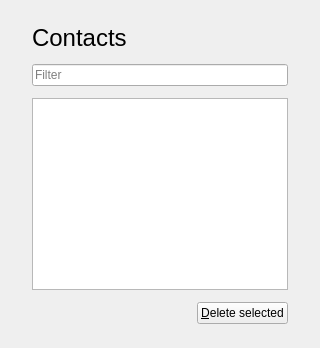
<?xml version="1.0" encoding="UTF-8"?>
<ui version="4.0">
 <class>TablePage</class>
 <widget class="QWidget" name="TablePage">
  <layout class="QVBoxLayout" name="page_layout">
   <property name="spacing">
    <number>12</number>
   </property>
   <property name="leftMargin">
    <number>32</number>
   </property>
   <property name="topMargin">
    <number>24</number>
   </property>
   <property name="rightMargin">
    <number>32</number>
   </property>
   <property name="bottomMargin">
    <number>24</number>
   </property>
   <item>
    <widget class="QLabel" name="heading">
     <property name="font">
      <font>
       <pointsize>18</pointsize>
      </font>
     </property>
     <property name="text">
      <string>Contacts</string>
     </property>
    </widget>
   </item>
   <item>
    <widget class="QLineEdit" name="filter_edit">
     <property name="placeholderText">
      <string>Filter</string>
     </property>
     <property name="clearButtonEnabled">
      <bool>true</bool>
     </property>
    </widget>
   </item>
   <item>
    <widget class="QTableView" name="table_view">
     <property name="editTriggers">
      <set>QAbstractItemView::EditTrigger::NoEditTriggers</set>
     </property>
     <property name="alternatingRowColors">
      <bool>true</bool>
     </property>
     <property name="selectionBehavior">
      <enum>QAbstractItemView::SelectionBehavior::SelectRows</enum>
     </property>
     <property name="showGrid">
      <bool>false</bool>
     </property>
     <property name="sortingEnabled">
      <bool>true</bool>
     </property>
     <attribute name="horizontalHeaderHighlightSections">
      <bool>false</bool>
     </attribute>
     <attribute name="verticalHeaderDefaultSectionSize">
      <number>34</number>
     </attribute>
     <attribute name="horizontalHeaderStretchLastSection">
      <bool>true</bool>
     </attribute>
     <attribute name="verticalHeaderVisible">
      <bool>false</bool>
     </attribute>
    </widget>
   </item>
   <item>
    <layout class="QHBoxLayout" name="buttons">
     <item>
      <widget class="QLabel" name="count_label">
       <property name="text">
        <string/>
       </property>
      </widget>
     </item>
     <item>
      <spacer name="filler">
       <property name="orientation">
        <enum>Qt::Orientation::Horizontal</enum>
       </property>
       <property name="sizeHint" stdset="0">
        <size>
         <width>40</width>
         <height>20</height>
        </size>
       </property>
      </spacer>
     </item>
     <item>
      <widget class="QPushButton" name="delete_button">
       <property name="text">
        <string>&amp;Delete selected</string>
       </property>
      </widget>
     </item>
    </layout>
   </item>
  </layout>
 </widget>
 <resources/>
 <connections/>
</ui>
